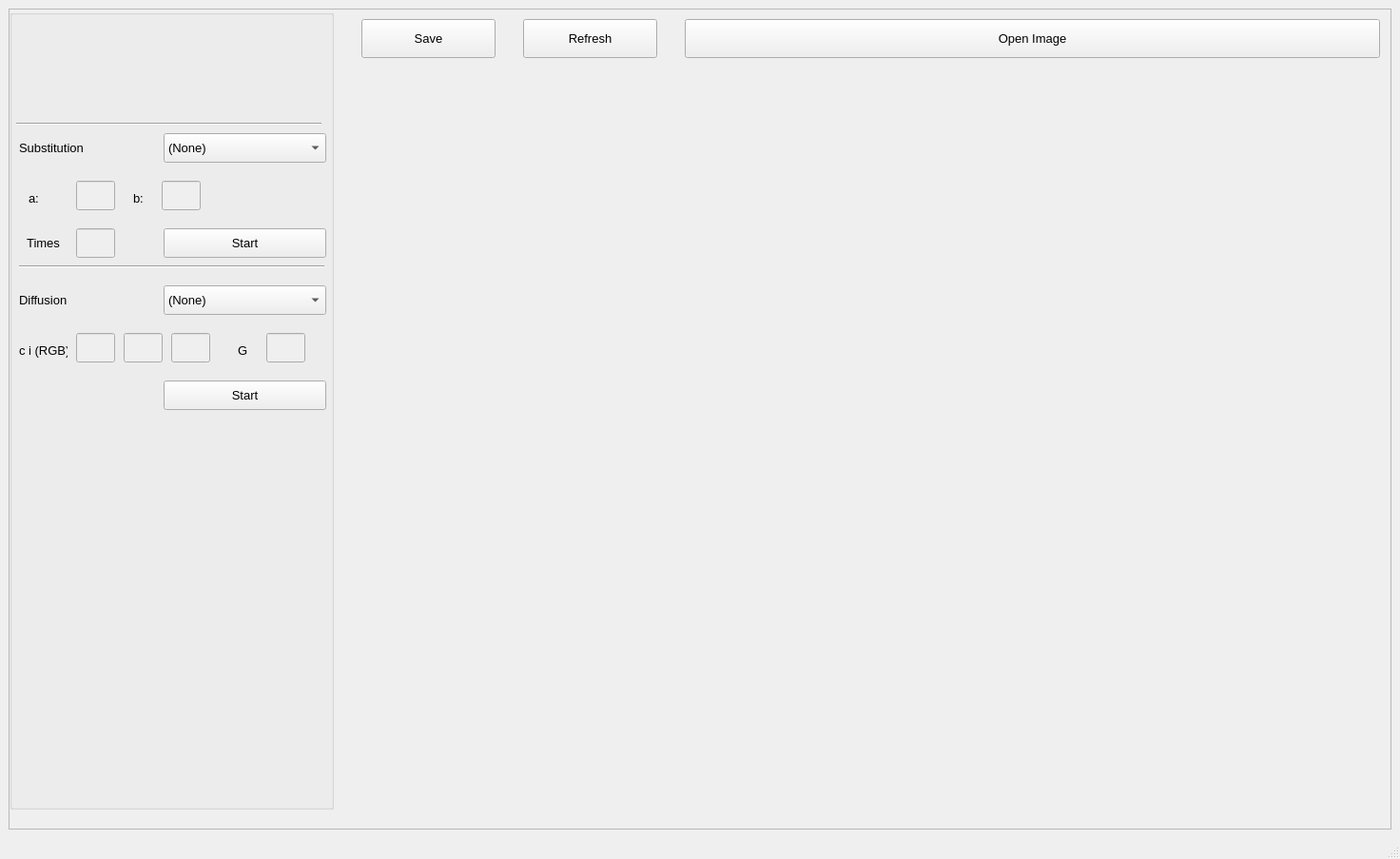
<?xml version="1.0" encoding="UTF-8"?>
<ui version="4.0">
 <class>MainWindow</class>
 <widget class="QMainWindow" name="MainWindow">
  <property name="geometry">
   <rect>
    <x>0</x>
    <y>0</y>
    <width>1472</width>
    <height>903</height>
   </rect>
  </property>
  <property name="windowTitle">
   <string>MainWindow</string>
  </property>
  <property name="styleSheet">
   <string notr="true"/>
  </property>
  <widget class="QWidget" name="centralwidget">
   <layout class="QGridLayout" name="gridLayout">
    <item row="0" column="0">
     <widget class="QScrollArea" name="scrollArea">
      <property name="widgetResizable">
       <bool>true</bool>
      </property>
      <widget class="QWidget" name="scrollAreaWidgetContents">
       <property name="geometry">
        <rect>
         <x>0</x>
         <y>0</y>
         <width>1452</width>
         <height>842</height>
        </rect>
       </property>
       <widget class="QGroupBox" name="groupBox">
        <property name="geometry">
         <rect>
          <x>0</x>
          <y>0</y>
          <width>341</width>
          <height>841</height>
         </rect>
        </property>
        <property name="font">
         <font>
          <pointsize>10</pointsize>
         </font>
        </property>
        <property name="title">
         <string/>
        </property>
        <widget class="Line" name="line_2">
         <property name="geometry">
          <rect>
           <x>7</x>
           <y>110</y>
           <width>321</width>
           <height>20</height>
          </rect>
         </property>
         <property name="orientation">
          <enum>Qt::Horizontal</enum>
         </property>
        </widget>
        <widget class="QLabel" name="label_5">
         <property name="geometry">
          <rect>
           <x>10</x>
           <y>130</y>
           <width>131</width>
           <height>31</height>
          </rect>
         </property>
         <property name="text">
          <string>Substitution</string>
         </property>
        </widget>
        <widget class="QComboBox" name="transChoice">
         <property name="geometry">
          <rect>
           <x>162</x>
           <y>130</y>
           <width>171</width>
           <height>31</height>
          </rect>
         </property>
         <item>
          <property name="text">
           <string>(None)</string>
          </property>
         </item>
         <item>
          <property name="text">
           <string>Baked map</string>
          </property>
         </item>
         <item>
          <property name="text">
           <string>Cat map</string>
          </property>
         </item>
        </widget>
        <widget class="QLabel" name="label_9">
         <property name="geometry">
          <rect>
           <x>10</x>
           <y>230</y>
           <width>51</width>
           <height>31</height>
          </rect>
         </property>
         <property name="text">
          <string>Times</string>
         </property>
         <property name="alignment">
          <set>Qt::AlignCenter</set>
         </property>
        </widget>
        <widget class="QLineEdit" name="Times">
         <property name="enabled">
          <bool>false</bool>
         </property>
         <property name="geometry">
          <rect>
           <x>70</x>
           <y>230</y>
           <width>41</width>
           <height>31</height>
          </rect>
         </property>
         <property name="text">
          <string/>
         </property>
        </widget>
        <widget class="QPushButton" name="startTrans">
         <property name="geometry">
          <rect>
           <x>162</x>
           <y>230</y>
           <width>171</width>
           <height>31</height>
          </rect>
         </property>
         <property name="text">
          <string>Start</string>
         </property>
        </widget>
        <widget class="Line" name="line_3">
         <property name="geometry">
          <rect>
           <x>10</x>
           <y>260</y>
           <width>321</width>
           <height>20</height>
          </rect>
         </property>
         <property name="orientation">
          <enum>Qt::Horizontal</enum>
         </property>
        </widget>
        <widget class="QLineEdit" name="Cata">
         <property name="enabled">
          <bool>false</bool>
         </property>
         <property name="geometry">
          <rect>
           <x>70</x>
           <y>180</y>
           <width>41</width>
           <height>31</height>
          </rect>
         </property>
         <property name="text">
          <string/>
         </property>
        </widget>
        <widget class="QLineEdit" name="Catb">
         <property name="enabled">
          <bool>false</bool>
         </property>
         <property name="geometry">
          <rect>
           <x>160</x>
           <y>180</y>
           <width>41</width>
           <height>31</height>
          </rect>
         </property>
         <property name="text">
          <string/>
         </property>
        </widget>
        <widget class="QLabel" name="label">
         <property name="geometry">
          <rect>
           <x>20</x>
           <y>190</y>
           <width>21</width>
           <height>16</height>
          </rect>
         </property>
         <property name="text">
          <string>a:</string>
         </property>
        </widget>
        <widget class="QLabel" name="label_2">
         <property name="geometry">
          <rect>
           <x>130</x>
           <y>190</y>
           <width>21</width>
           <height>16</height>
          </rect>
         </property>
         <property name="text">
          <string>b:</string>
         </property>
        </widget>
        <widget class="QLineEdit" name="diffG">
         <property name="enabled">
          <bool>false</bool>
         </property>
         <property name="geometry">
          <rect>
           <x>270</x>
           <y>340</y>
           <width>41</width>
           <height>31</height>
          </rect>
         </property>
         <property name="text">
          <string/>
         </property>
        </widget>
        <widget class="QLabel" name="label_3">
         <property name="geometry">
          <rect>
           <x>240</x>
           <y>350</y>
           <width>21</width>
           <height>16</height>
          </rect>
         </property>
         <property name="text">
          <string>G</string>
         </property>
        </widget>
        <widget class="QLabel" name="label_6">
         <property name="geometry">
          <rect>
           <x>10</x>
           <y>290</y>
           <width>131</width>
           <height>31</height>
          </rect>
         </property>
         <property name="text">
          <string>Diffusion</string>
         </property>
        </widget>
        <widget class="QPushButton" name="startTrans_Diffusion">
         <property name="geometry">
          <rect>
           <x>162</x>
           <y>390</y>
           <width>171</width>
           <height>31</height>
          </rect>
         </property>
         <property name="text">
          <string>Start</string>
         </property>
        </widget>
        <widget class="QLabel" name="label_4">
         <property name="geometry">
          <rect>
           <x>10</x>
           <y>350</y>
           <width>51</width>
           <height>16</height>
          </rect>
         </property>
         <property name="text">
          <string>c i (RGB)</string>
         </property>
        </widget>
        <widget class="QComboBox" name="transChoice_Diffusion">
         <property name="geometry">
          <rect>
           <x>162</x>
           <y>290</y>
           <width>171</width>
           <height>31</height>
          </rect>
         </property>
         <item>
          <property name="text">
           <string>(None)</string>
          </property>
         </item>
         <item>
          <property name="text">
           <string>Fridrich Diffusion</string>
          </property>
         </item>
         <item>
          <property name="text">
           <string>Fridrich Decrypt</string>
          </property>
         </item>
        </widget>
        <widget class="QLineEdit" name="ciR">
         <property name="enabled">
          <bool>false</bool>
         </property>
         <property name="geometry">
          <rect>
           <x>70</x>
           <y>340</y>
           <width>41</width>
           <height>31</height>
          </rect>
         </property>
         <property name="text">
          <string/>
         </property>
        </widget>
        <widget class="QLineEdit" name="ciG">
         <property name="enabled">
          <bool>false</bool>
         </property>
         <property name="geometry">
          <rect>
           <x>120</x>
           <y>340</y>
           <width>41</width>
           <height>31</height>
          </rect>
         </property>
         <property name="text">
          <string/>
         </property>
        </widget>
        <widget class="QLineEdit" name="ciB">
         <property name="enabled">
          <bool>false</bool>
         </property>
         <property name="geometry">
          <rect>
           <x>170</x>
           <y>340</y>
           <width>41</width>
           <height>31</height>
          </rect>
         </property>
         <property name="text">
          <string/>
         </property>
        </widget>
       </widget>
       <widget class="QPushButton" name="SaveImg">
        <property name="geometry">
         <rect>
          <x>370</x>
          <y>10</y>
          <width>141</width>
          <height>41</height>
         </rect>
        </property>
        <property name="font">
         <font>
          <pointsize>10</pointsize>
         </font>
        </property>
        <property name="text">
         <string>Save</string>
        </property>
       </widget>
       <widget class="QPushButton" name="RefreshImg">
        <property name="geometry">
         <rect>
          <x>540</x>
          <y>10</y>
          <width>141</width>
          <height>41</height>
         </rect>
        </property>
        <property name="font">
         <font>
          <pointsize>10</pointsize>
         </font>
        </property>
        <property name="text">
         <string>Refresh</string>
        </property>
       </widget>
       <widget class="QPushButton" name="openImg">
        <property name="geometry">
         <rect>
          <x>710</x>
          <y>10</y>
          <width>731</width>
          <height>41</height>
         </rect>
        </property>
        <property name="font">
         <font>
          <pointsize>10</pointsize>
         </font>
        </property>
        <property name="styleSheet">
         <string notr="true"/>
        </property>
        <property name="text">
         <string>Open Image</string>
        </property>
       </widget>
       <widget class="QLabel" name="codeImg">
        <property name="geometry">
         <rect>
          <x>350</x>
          <y>90</y>
          <width>1091</width>
          <height>751</height>
         </rect>
        </property>
        <property name="text">
         <string/>
        </property>
        <property name="alignment">
         <set>Qt::AlignCenter</set>
        </property>
       </widget>
      </widget>
     </widget>
    </item>
   </layout>
  </widget>
  <widget class="QMenuBar" name="menubar">
   <property name="geometry">
    <rect>
     <x>0</x>
     <y>0</y>
     <width>1472</width>
     <height>21</height>
    </rect>
   </property>
  </widget>
  <widget class="QStatusBar" name="statusbar"/>
 </widget>
 <resources/>
 <connections/>
</ui>
